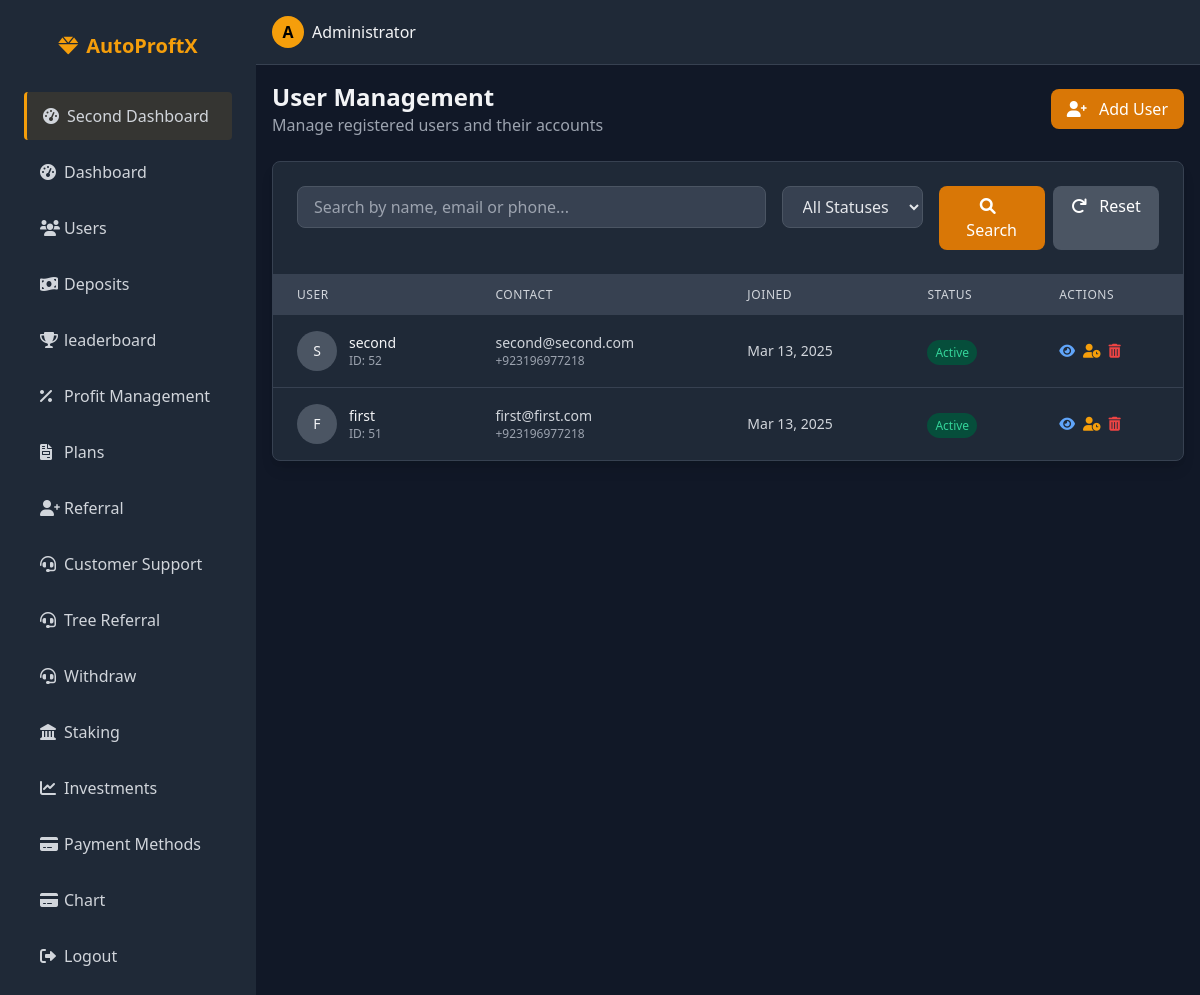
The app's page /admin/users.php (signed in) with its own data.
### tables this page shows
CREATE TABLE IF NOT EXISTS `users` (
  `id` int NOT NULL AUTO_INCREMENT,
  `full_name` varchar(100) NOT NULL,
  `email` varchar(100) NOT NULL,
  `referral_code` varchar(20) DEFAULT NULL,
  `referred_by` int DEFAULT NULL,
  `phone` varchar(20) NOT NULL,
  `password` varchar(255) NOT NULL,
  `registration_date` datetime NOT NULL,
  `last_login` datetime DEFAULT NULL,
  `status` enum('active','inactive','suspended') DEFAULT 'active',
  `admin_notes` text,
  `created_at` timestamp NULL DEFAULT CURRENT_TIMESTAMP,
  `login_count` int NOT NULL DEFAULT '0',
  PRIMARY KEY (`id`),
  UNIQUE KEY `email` (`email`)
);

### admin/users.php (the view, shortened to what this page needs)
<?php
include '../config/db.php';
$admin_name = $_SESSION['admin_name'] ?? 'Admin';
$records_per_page = 10;
$page = isset($_GET['page']) ? intval($_GET['page']) : 1;
$offset = ($page - 1) * $records_per_page;
$search_term = isset($_GET['search']) ? $_GET['search'] : '';
$where_conditions = [];
$params = [];
$param_types = '';
$where_clause = !empty($where_conditions) ? "WHERE " . implode(' AND ', $where_conditions) : "";
$users = [];
$users_sql = "SELECT * FROM users $where_clause ORDER BY registration_date DESC LIMIT ?, ?";
$params[] = $offset;
$params[] = $records_per_page;
$param_types .= 'ii';
$users_stmt = $conn->prepare($users_sql);
$users_stmt->bind_param($param_types, ...$params);
$users_stmt->execute();
$users_result = $users_stmt->get_result();
while ($row = $users_result->fetch_assoc()) {
  $users[] = $row;
}
$user_details = null;
?>
<!DOCTYPE html>
<html lang="en">
<head>
  <link rel="stylesheet" href="https://cdnjs.cloudflare.com/ajax/libs/tailwindcss/2.2.19/tailwind.min.css">
  <link rel="stylesheet" href="https://cdnjs.cloudflare.com/ajax/libs/font-awesome/6.0.0-beta3/css/all.min.css">
</head>
<body class="bg-gray-900 text-gray-100 flex min-h-screen">
  <?php include 'includes/sidebar.php'; ?>
  <div class="flex-1 flex flex-col overflow-hidden">
    <header class="bg-gray-800 border-b border-gray-700 shadow-md">
      <div class="flex items-center justify-between p-4">
        <div class="flex items-center space-x-4">
          <div class="flex items-center">
            <div class="h-8 w-8 rounded-full bg-yellow-500 flex items-center justify-center text-black font-bold">
              <?php echo strtoupper(substr($admin_name, 0, 1)); ?>
            </div>
            <span class="ml-2 hidden sm:inline-block"><?php echo htmlspecialchars($admin_name); ?></span>
          </div>
        </div>
      </div>
    </header>
    <main class="flex-1 overflow-y-auto p-4 bg-gray-900">
      <div class="flex justify-between items-center mb-6">
        <div>
          <h2 class="text-2xl font-bold">User Management</h2>
          <p class="text-gray-400">Manage registered users and their accounts</p>
        </div>
        <button
          type="button"
          class="px-4 py-2 bg-yellow-600 hover:bg-yellow-700 text-white rounded-lg transition"
          onclick="document.getElementById('addUserModal').classList.remove('hidden')">
          <i class="fas fa-user-plus mr-2"></i> Add User
        </button>
      </div>
      <?php if ($user_details): ?>
        <div class="bg-gray-800 rounded-lg border border-gray-700 shadow-lg mb-6">
          <div class="flex justify-between items-center p-6 border-b border-gray-700">
            <h3 class="text-lg font-bold">User Details</h3>
            <a href="users.php" class="text-yellow-500 hover:text-yellow-400">
              <i class="fas fa-arrow-left mr-1"></i> Back to Users
            </a>
          </div>
          <div class="p-6">
            <div class="grid grid-cols-1 md:grid-cols-2 gap-6">
              <div>
                <div class="mb-6">
                  <h4 class="text-md font-semibold text-gray-300 mb-4">Profile Information</h4>
                  <div class="bg-gray-700 rounded-lg p-4">
                    <div class="flex items-center mb-4">
                      <div class="h-16 w-16 rounded-full bg-gray-600 flex items-center justify-center text-xl font-medium">
                        <?php echo strtoupper(substr($user_details['full_name'], 0, 1)); ?>
                      </div>
                      <div class="ml-4">
                        <h5 class="text-lg font-medium"><?php echo htmlspecialchars($user_details['full_name']); ?></h5>
                        <div class="text-sm text-gray-400">
                          <span class="px-2 py-1 text-xs rounded-full
                            <?php echo $user_details['status'] === 'active' ? 'bg-green-900 text-green-400' : ($user_details['status'] === 'inactive' ? 'bg-gray-900 text-gray-400' : 'bg-red-900 text-red-400'); ?>">
                            <?php echo ucfirst($user_details['status']); ?>
                          </span>
                        </div>
                      </div>
                    </div>
                    <div class="border-t border-gray-600 pt-4">
                      <div class="grid grid-cols-1 gap-3">
                        <div>
                          <p class="text-xs text-gray-400">Email</p>
                          <p><?php echo htmlspecialchars($user_details['email']); ?></p>
                        </div>
                        <div>
                          <p class="text-xs text-gray-400">Phone</p>
                          <p><?php echo htmlspecialchars($user_details['phone']); ?></p>
                        </div>
                        <div>
                          <p class="text-xs text-gray-400">Registered On</p>
                          <p><?php echo date('F j, Y, g:i a', strtotime($user_details['registration_date'])); ?></p>
                        </div>
                        <div>
                          <p class="text-xs text-gray-400">Last Login</p>
                          <p><?php echo $user_details['last_login'] ? date('F j, Y, g:i a', strtotime($user_details['last_login'])) : 'Never'; ?></p>
                        </div>
                      </div>
                    </div>
                  </div>
                </div>
                <div>
                  <h4 class="text-md font-semibold text-gray-300 mb-4">User Actions</h4>
                  <div class="bg-gray-700 rounded-lg p-4">
                    <div class="grid grid-cols-1 gap-3">
                      <?php if ($user_details['status'] !== 'active'): ?>
                        <form method="post">
                          <input type="hidden" name="user_id" value="<?php echo $user_details['id']; ?>">
                          <input type="hidden" name="status" value="active">
                          <button type="submit" name="update_status" class="w-full py-2 bg-green-600 hover:bg-green-700 rounded-lg text-white font-medium transition">
                            <i class="fas fa-user-check mr-2"></i> Activate User
                          </button>
                        </form>
                      <?php endif; ?>
                      <?php if ($user_details['status'] !== 'inactive'): ?>
                        <form method="post">
                          <input type="hidden" name="user_id" value="<?php echo $user_details['id']; ?>">
                          <input type="hidden" name="status" value="inactive">
                          <button type="submit" name="update_status" class="w-full py-2 bg-gray-600 hover:bg-gray-700 rounded-lg text-white font-medium transition">
                            <i class="fas fa-user-clock mr-2"></i> Deactivate User
                          </button>
                        </form>
                      <?php endif; ?>
                      <?php if ($user_details['status'] !== 'suspended'): ?>
                        <form method="post">
                          <input type="hidden" name="user_id" value="<?php echo $user_details['id']; ?>">
                          <input type="hidden" name="status" value="suspended">
                          <button type="submit" name="update_status" class="w-full py-2 bg-red-600 hover:bg-red-700 rounded-lg text-white font-medium transition">
                            <i class="fas fa-user-slash mr-2"></i> Suspend User
                          </button>
                        </form>
                      <?php endif; ?>
                      <form method="post">
                        <input type="hidden" name="user_id" value="<?php echo $user_details['id']; ?>">
                        <button type="submit" name="delete_user" class="w-full py-2 bg-red-800 hover:bg-red-900 rounded-lg text-white font-medium transition"
                          onclick="return confirm('Are you sure you want to suspend this user? This action will prevent them from logging in.')">
                          <i class="fas fa-trash-alt mr-2"></i> Delete User
                        </button>
                      </form>
                    </div>
                  </div>
                </div>
              </div>
              <div>
                <div class="mb-6">
                  <h4 class="text-md font-semibold text-gray-300 mb-4">Admin Notes</h4>
                  <div class="bg-gray-700 rounded-lg p-4">
                    <form method="post">
                      <input type="hidden" name="user_id" value="<?php echo $user_details['id']; ?>">
                      <textarea name="admin_notes" rows="8" class="w-full bg-gray-800 border border-gray-600 rounded-lg p-3 text-gray-200"
                        placeholder="Add private notes about this user here..."><?php echo htmlspecialchars($user_details['admin_notes'] ?? ''); ?></textarea>
                      <button type="submit" name="update_notes" class="mt-3 px-4 py-2 bg-yellow-600 hover:bg-yellow-700 rounded-lg text-white font-medium transition">
                        <i class="fas fa-save mr-2"></i> Save Notes
                      </button>
                    </form>
                  </div>
                </div>
                <div>
                  <h4 class="text-md font-semibold text-gray-300 mb-4">Recent Activity</h4>
                  <div class="bg-gray-700 rounded-lg p-4">
                    <p class="text-gray-400 text-center py-4">Activity tracking to be implemented.</p>
                  </div>
                </div>
              </div>
            </div>
          </div>
        </div>
      <?php else: ?>
        <div class="bg-gray-800 rounded-lg border border-gray-700 shadow-lg mb-6">
          <div class="p-6 border-b border-gray-700">
            <form method="get" class="flex flex-col md:flex-row gap-4">
              <div class="flex-1">
                <input type="text" name="search" placeholder="Search by name, email or phone..."
                  value="<?php echo htmlspecialchars($search_term); ?>"
                  class="w-full bg-gray-700 border border-gray-600 rounded-lg px-4 py-2 text-gray-200">
              </div>
              <div class="w-full md:w-auto">
                <select name="status" class="w-full bg-gray-700 border border-gray-600 rounded-lg px-4 py-2 text-gray-200">
                  <option value="">All Statuses</option>
                </select>
              </div>
              <div class="w-full md:w-auto flex gap-2">
                <button type="submit" class="flex-1 bg-yellow-600 hover:bg-yellow-700 text-white px-4 py-2 rounded-lg transition">
                  <i class="fas fa-search mr-2"></i> Search
                </button>
                <a href="users.php" class="flex-1 bg-gray-600 hover:bg-gray-700 text-white px-4 py-2 rounded-lg transition text-center">
                  <i class="fas fa-redo mr-2"></i> Reset
                </a>
              </div>
            </form>
          </div>
          <div class="overflow-x-auto">
            <table class="w-full">
              <thead class="bg-gray-700">
                <tr>
                  <th class="px-6 py-3 text-left text-xs font-medium text-gray-300 uppercase tracking-wider">User</th>
                  <th class="px-6 py-3 text-left text-xs font-medium text-gray-300 uppercase tracking-wider">Contact</th>
                  <th class="px-6 py-3 text-left text-xs font-medium text-gray-300 uppercase tracking-wider">Joined</th>
                  <th class="px-6 py-3 text-left text-xs font-medium text-gray-300 uppercase tracking-wider">Status</th>
                  <th class="px-6 py-3 text-left text-xs font-medium text-gray-300 uppercase tracking-wider">Actions</th>
                </tr>
              </thead>
              <tbody class="divide-y divide-gray-700">
                <?php if (empty($users)): ?>
                  <tr>
                    <td colspan="5" class="px-6 py-4 text-center text-gray-400">No users found matching your criteria.</td>
                  </tr>
                <?php else: ?>
                  <?php foreach ($users as $user): ?>
                    <tr class="hover:bg-gray-700">
                      <td class="px-6 py-4 whitespace-nowrap">
                        <div class="flex items-center">
                          <div class="h-10 w-10 rounded-full bg-gray-600 flex items-center justify-center text-sm font-medium">
                            <?php echo strtoupper(substr($user['full_name'], 0, 1)); ?>
                          </div>
                          <div class="ml-3">
                            <div class="text-sm font-medium"><?php echo htmlspecialchars($user['full_name']); ?></div>
                            <div class="text-xs text-gray-400">ID: <?php echo $user['id']; ?></div>
                          </div>
                        </div>
                      </td>
                      <td class="px-6 py-4">
                        <div class="text-sm text-gray-300"><?php echo htmlspecialchars($user['email']); ?></div>
                        <div class="text-xs text-gray-400"><?php echo htmlspecialchars($user['phone']); ?></div>
                      </td>
                      <td class="px-6 py-4 whitespace-nowrap text-sm text-gray-300">
                        <?php echo date('M d, Y', strtotime($user['registration_date'])); ?>
                      </td>
                      <td class="px-6 py-4 whitespace-nowrap">
                        <span class="px-2 py-1 text-xs rounded-full
                          <?php echo $user['status'] === 'active' ? 'bg-green-900 text-green-400' : ($user['status'] === 'inactive' ? 'bg-gray-900 text-gray-400' : 'bg-red-900 text-red-400'); ?>">
                          <?php echo ucfirst($user['status']); ?>
                        </span>
                      </td>
                      <td class="px-6 py-4 whitespace-nowrap text-sm">
                        <div class="flex space-x-2">
                          <a href="users.php?user_id=<?php echo $user['id']; ?>" class="text-blue-400 hover:text-blue-300">
                            <i class="fas fa-eye"></i>
                          </a>
                          <?php if ($user['status'] === 'active'): ?>
                            <form method="post" class="inline">
                              <button type="submit" name="update_status" class="text-yellow-500 hover:text-yellow-400">
                                <i class="fas fa-user-clock"></i>
                              </button>
                            </form>
                          <?php endif; ?>
                          <form method="post" class="inline" onsubmit="return confirm('Are you sure you want to suspend this user?');">
                            <button type="submit" name="delete_user" class="text-red-500 hover:text-red-400">
                              <i class="fas fa-trash-alt"></i>
                            </button>
                          </form>
                        </div>
                      </td>
                    </tr>
                  <?php endforeach; ?>
                <?php endif; ?>
              </tbody>
            </table>
          </div>
        </div>
      <?php endif; ?>
    </main>
  </div>
</body>
</html>

### records on screen
users: full_name "S", full_name "second", id "52", email "second@second.com", phone "+923196977218", registration_date "Mar 13, 2025", status "Active"
users: full_name "F", full_name "first", id "51", email "first@first.com", phone "+923196977218", registration_date "Mar 13, 2025", status "Active"

### other values on screen
substr($admin_name, 0, 1) "A"
$admin_name "Administrator"
